Frame 1 (no input): blank canvas, image omitted
Frame 60 (the mouse pressed at the canvas centre just before this capture): blank canvas, image omitted
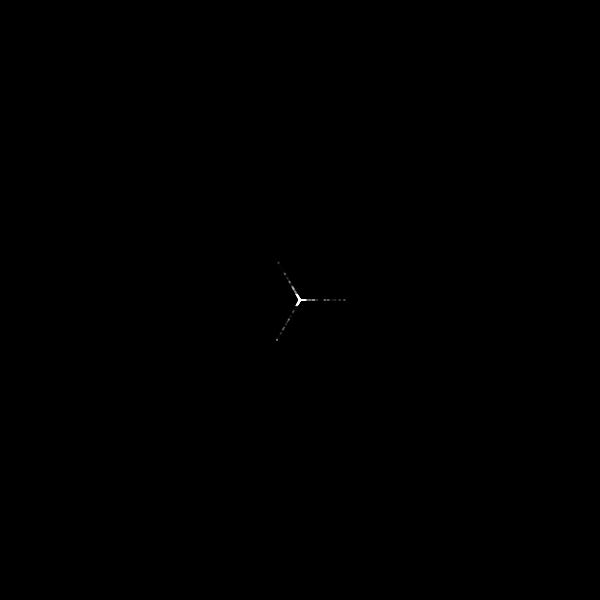
Frame 120 (the mouse held since frame 60 and released just before this capture)

The Processing sketch whose frames 1 and 60 were blank and that drew this single picture after the mouse press (run headless with seeded random() and noise(); from frame 60 on, the mouse is pressed at the canvas centre):

// Processing sketch: processing_156630
// ── processing_156630.pde

/*
 * Creative Coding
 * Week 5, 04 - Moving balls 2
 * by Indae Hwang and Jon McCormack
 * Copyright (c) 2014 Monash University
 *
 * This sketch shows the basics of classes and objects in Processing
 * It defines a class called "Ball" with one member function: "display()"
 *
 */
MovingBall centre;
MovingBall[] arounds;
int count = 0;

int numOfObjects;

void setup() {
  size(600, 600);

  numOfObjects = 100;

  centre = new MovingBall(width/2, height/2);

  arounds = new MovingBall[numOfObjects];

  /*for (int i=0; i < arounds.length; i++ ) {
    arounds[i] = new MovingBall(random(width), random(height) );
  }
  */

  background(0);
}

void draw() {
   //background(0);

  centre.run();
  if(mousePressed == true){
  
   if(count < numOfObjects){
        arounds[count] = new MovingBall(mouseX, mouseY);
        count++;  
     }  
   else{
       arounds[count%numOfObjects] = new MovingBall(mouseX,mouseY);
       count++;    
   }
   }
  if(count < numOfObjects){
    for (int i=0; i < count; i++ ) {
      arounds[i].run();
     }
  }
  else{
    for (int i=0; i < arounds.length; i++ ) {
      arounds[i].run();
     }
  }
}
/*
 * MovingBall class
 *
 * Represents a moving ball that moves in a single direction
 *
 */
class MovingBall {

  float x, y;        // position
  float tx, ty;      // target in x and y
  float step, inc;
  float radius;

  int direction;

  // constructor
  // create a moving ball at the supplied position (x_, y_)
  MovingBall(float x_, float y_) {
    x = x_;
    y = y_;

    reset();
  }
  
  // run
  // calls move() followed by display()
  // 
  void run() {
    this.move();
    this.display();
  }

  // move
  // move the ball in the desired direction
  //
  void move() {

    step -= inc;

    if (step < 0) {
      x = tx;
      y = ty;
      reset();
    }

    x = lerp(tx, x, step); 
    y = lerp(ty, y, step);

    checkBounds();
  }

  // checkBounds
  // checks that the ball is within the display window.
  // If it reaches the edge, move in the opposite direction
  void checkBounds() {
    if (x <= 0 || x >= width || y <= 0 || y >= height) {
      x = width/2;
      y = height/2;
      reset();
    }
  }


  void reset() {
    step = 1;
    inc = random(0.01);
    radius = random(10, 50);
    int numDirections = 3;
    float angleUnit = TWO_PI/numDirections; 
    direction = (int) random(numDirections);

    tx = x + radius*cos(direction * angleUnit);
    ty = y + radius*sin(direction * angleUnit);
  }

  // display method
  //
  //
  void display() {
    noStroke();
    rectMode(CENTER);
    fill(0,30);
    rect(tx, ty, 10, 10);
    fill(255, 60);
    ellipse(x, y, 2, 2);
  }
}
